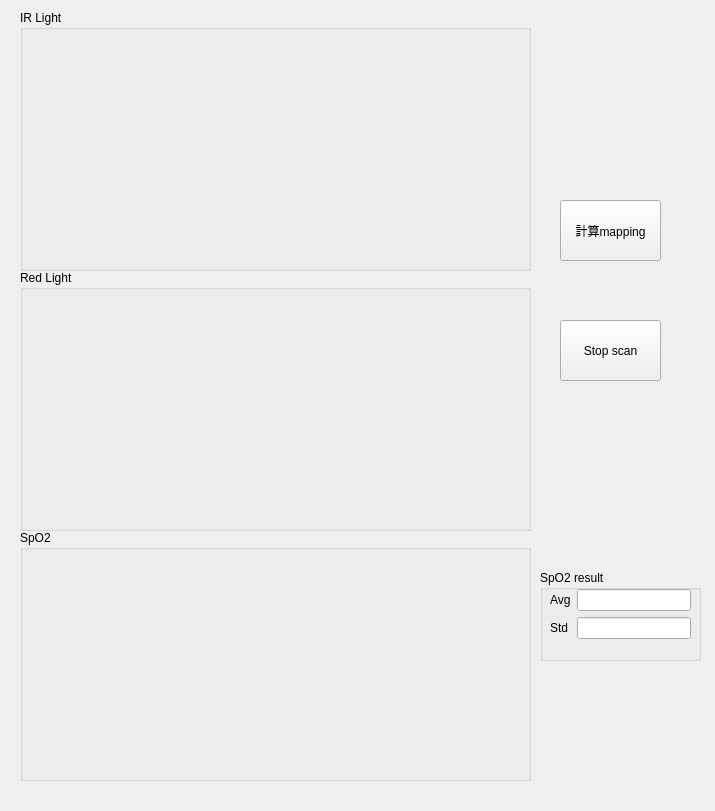
<?xml version="1.0" encoding="UTF-8"?>
<ui version="4.0">
 <class>Form_SPO2</class>
 <widget class="QWidget" name="Form_SPO2">
  <property name="geometry">
   <rect>
    <x>0</x>
    <y>0</y>
    <width>715</width>
    <height>811</height>
   </rect>
  </property>
  <property name="focusPolicy">
   <enum>Qt::NoFocus</enum>
  </property>
  <property name="windowTitle">
   <string>SPO2</string>
  </property>
  <widget class="QGroupBox" name="groupBox_4">
   <property name="geometry">
    <rect>
     <x>20</x>
     <y>270</y>
     <width>511</width>
     <height>261</height>
    </rect>
   </property>
   <property name="title">
    <string>Red Light</string>
   </property>
   <widget class="QWidget" name="verticalLayoutWidget_2">
    <property name="geometry">
     <rect>
      <x>10</x>
      <y>20</y>
      <width>491</width>
      <height>231</height>
     </rect>
    </property>
    <layout class="QVBoxLayout" name="verticalLayout_2"/>
   </widget>
  </widget>
  <widget class="QPushButton" name="pushButton">
   <property name="geometry">
    <rect>
     <x>560</x>
     <y>200</y>
     <width>101</width>
     <height>61</height>
    </rect>
   </property>
   <property name="text">
    <string>計算mapping</string>
   </property>
  </widget>
  <widget class="QPushButton" name="pushButton_2">
   <property name="geometry">
    <rect>
     <x>560</x>
     <y>320</y>
     <width>101</width>
     <height>61</height>
    </rect>
   </property>
   <property name="text">
    <string>Stop scan</string>
   </property>
  </widget>
  <widget class="QGroupBox" name="groupBox">
   <property name="geometry">
    <rect>
     <x>20</x>
     <y>10</y>
     <width>511</width>
     <height>261</height>
    </rect>
   </property>
   <property name="title">
    <string>IR Light</string>
   </property>
   <widget class="QWidget" name="verticalLayoutWidget">
    <property name="geometry">
     <rect>
      <x>10</x>
      <y>20</y>
      <width>491</width>
      <height>231</height>
     </rect>
    </property>
    <layout class="QVBoxLayout" name="verticalLayout"/>
   </widget>
  </widget>
  <widget class="QGroupBox" name="groupBox_2">
   <property name="geometry">
    <rect>
     <x>20</x>
     <y>530</y>
     <width>511</width>
     <height>251</height>
    </rect>
   </property>
   <property name="title">
    <string>SpO2</string>
   </property>
   <widget class="QWidget" name="verticalLayoutWidget_3">
    <property name="geometry">
     <rect>
      <x>10</x>
      <y>20</y>
      <width>491</width>
      <height>221</height>
     </rect>
    </property>
    <layout class="QVBoxLayout" name="verticalLayout_3"/>
   </widget>
  </widget>
  <widget class="QGroupBox" name="groupBox_3">
   <property name="geometry">
    <rect>
     <x>540</x>
     <y>570</y>
     <width>161</width>
     <height>91</height>
    </rect>
   </property>
   <property name="title">
    <string>SpO2 result</string>
   </property>
   <widget class="QWidget" name="formLayoutWidget">
    <property name="geometry">
     <rect>
      <x>10</x>
      <y>19</y>
      <width>141</width>
      <height>61</height>
     </rect>
    </property>
    <layout class="QFormLayout" name="formLayout">
     <item row="0" column="0">
      <widget class="QLabel" name="label">
       <property name="text">
        <string>Avg</string>
       </property>
      </widget>
     </item>
     <item row="1" column="0">
      <widget class="QLabel" name="label_2">
       <property name="text">
        <string>Std</string>
       </property>
      </widget>
     </item>
     <item row="0" column="1">
      <widget class="QLineEdit" name="lineEdit">
       <property name="alignment">
        <set>Qt::AlignCenter</set>
       </property>
       <property name="readOnly">
        <bool>true</bool>
       </property>
      </widget>
     </item>
     <item row="1" column="1">
      <widget class="QLineEdit" name="lineEdit_2">
       <property name="alignment">
        <set>Qt::AlignCenter</set>
       </property>
       <property name="readOnly">
        <bool>true</bool>
       </property>
      </widget>
     </item>
    </layout>
   </widget>
  </widget>
 </widget>
 <resources/>
 <connections/>
</ui>
